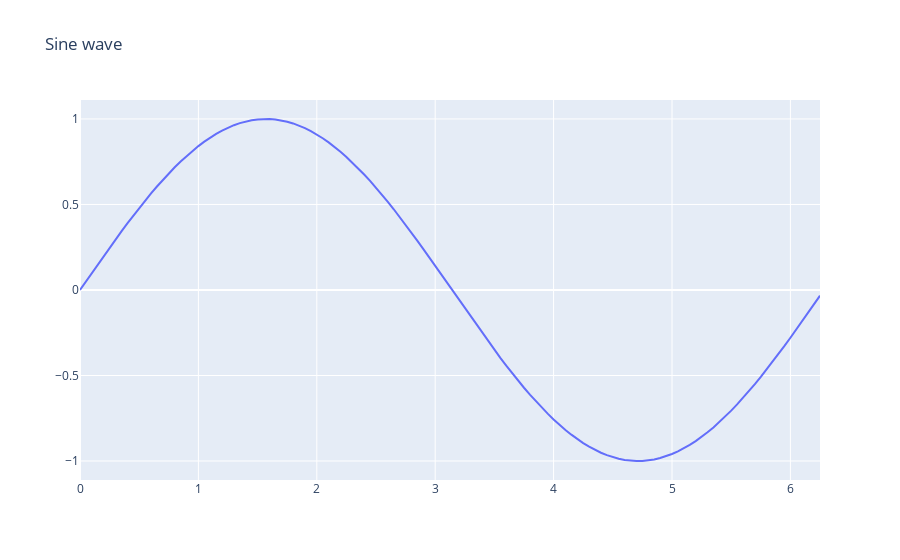

The code cell stored with this chart in its notebook:
### Markdown cell above
## Inline Plotting

### Code cell
from plotly.offline import iplot, init_notebook_mode
init_notebook_mode(connected = True)

import plotly
import plotly.graph_objs as go
import numpy as np
import math #needed for definition of pi

xpoints = np.arange(0, math.pi*2, 0.05)
ypoints = np.sin(xpoints)
trace0 = go.Scatter(
   x = xpoints, y = ypoints
)
data = [trace0]
plotly.offline.iplot({ "data": data,"layout": go.Layout(title="Sine wave")})
